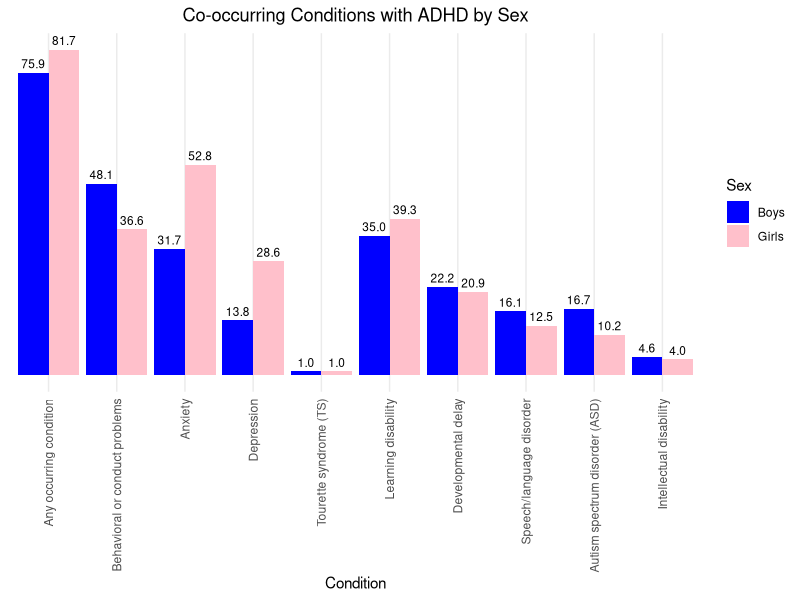

Generate this figure with R:
## ---- chunk 1
knitr::opts_chunk$set(echo = TRUE)
library(dplyr)
library(ggplot2)
library(tidyr)
## ---- chunk 2

library(ggplot2)
library(dplyr)
library(tidyr)

adhd <- data.frame(
  Condition = c(
    "Any occurring condition", "Behavioral or conduct problems", "Anxiety", "Depression",
    "Tourette syndrome (TS)", "Learning disability",
    "Developmental delay", "Speech/language disorder",
    "Autism spectrum disorder (ASD)", "Intellectual disability"
  ),
  Boys = c(75.9, 48.1, 31.7, 13.8, 1.0, 35.0, 22.2, 16.1, 16.7, 4.6),
  Girls = c(81.7, 36.6, 52.8, 28.6, 1.0, 39.3, 20.9, 12.5, 10.2, 4.0)
)

adhd_long <- adhd %>%
  pivot_longer(cols = c("Boys", "Girls"), names_to = "Sex", values_to = "Percentage")

adhd_long$Condition <- factor(
  adhd_long$Condition,
  levels = c(
    "Any occurring condition", "Behavioral or conduct problems", "Anxiety", "Depression",
    "Tourette syndrome (TS)", "Learning disability",
    "Developmental delay", "Speech/language disorder",
    "Autism spectrum disorder (ASD)", "Intellectual disability"
  )
)


ggplot(adhd_long, aes(x = Condition, y = Percentage, fill = Sex)) +
  geom_bar(stat = "identity", position = position_dodge()) +
  geom_text(
    aes(label = sprintf("%.1f", Percentage)), 
    position = position_dodge(width = 0.9),   
    vjust = -0.5, 
    size = 3      
  ) +
  scale_fill_manual(values = c("Boys" = "blue", "Girls" = "pink")) +
  scale_y_continuous(breaks = NULL) +
  labs(
    title = "Co-occurring Conditions with ADHD by Sex",
    x = "Condition",
    y = NULL,
    fill = "Sex"
  ) +
  theme_minimal() +
  theme(
    axis.text.y = element_blank(),
    axis.ticks.y = element_blank(),
    axis.text.x = element_text(angle = 90, vjust = 0.5, hjust = 1),
    plot.title = element_text(hjust = 0.5)
  )



